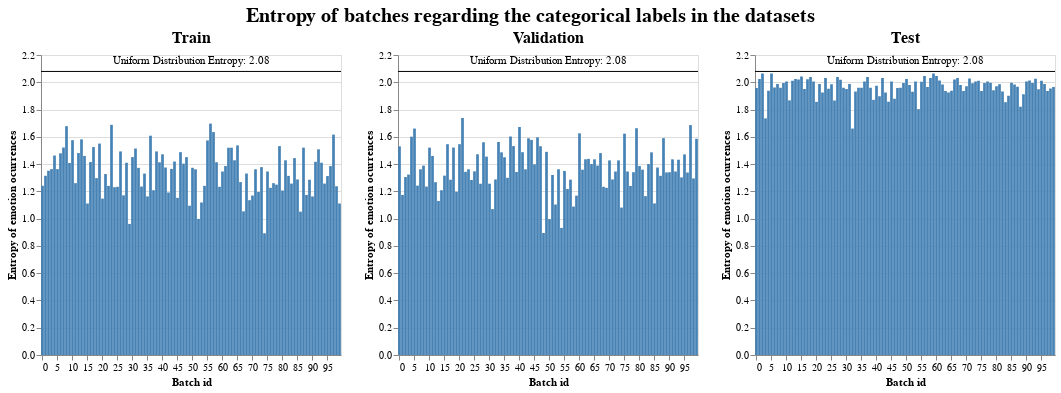

Write notebook code for a chart like this one.
### Markdown cell above
# Weighted data loader
As we have seen in data exploration, it is a heavy bias towards positive emotions, concretly to happy and neutral emotions. We how often they are seen in each batch using entropy. Entropy is the measure of suprise or uncertainty of the variables possible outcomes. So it is a good measure to see how uncertain the categorical labels in a batch will be. This is the definition:

$$H(X):=-\sum_{x\in \mathcal{X}} p(x)· log(p(x))$$

**Note:** The choice of base for the logarithm, varies for different applications. I will use base $e$, so it is in "natural units" nat.

The lower bound of entropy is a deterministic event, where in a batch we have only one emotion (in this case the entropy is 0).
$$H(D)=- 1 · log(1)=-log(1) = 0$$

The objective is that all batches labels are as uncertain as possible. So we seek the uniform distribution of categorical labels in each batch. In case of the uniform distribution (of 8 possible outcomes or emotions): 
$$H(U)=-\sum_{i=1}^{8}  1/8 · log(p(i))=-log(1/8) \approx 2.079$$

Now we have a look at the entropy of the labels in the batches for all data splits:

### Code cell
bar_plot_train = compute_cat_label_batch_entropy(dataloader_train, NUMBER_OF_EMOT, title = "Train")
bar_plot_val = compute_cat_label_batch_entropy(dataloader_val, NUMBER_OF_EMOT, title = "Validation")
bar_plot_test = compute_cat_label_batch_entropy(dataloader_test, NUMBER_OF_EMOT, title = "Test")
alt.hconcat(bar_plot_train, bar_plot_val, bar_plot_test).properties(
    title = alt.Title("Entropy of batches regarding the categorical labels in the datasets", anchor = "middle", fontSize = 20))

### Figure 1 — Vega-Lite specification as saved in the notebook (floating-point values rounded to 4 significant figures)
{"config": {"view": {"continuousWidth": 300, "continuousHeight": 300}}, "hconcat": [{"layer": [{"data": {"name": "data-2345f9749867ff87346f56a19dccda3d"}, "mark": {"type": "bar", "color": "steelblue"}, "encoding": {"tooltip": [{"field": "Batch", "title": "Batch id", "type": "quantitative"}, {"field": "Entropy", "format": ".3f", "title": "Entropy", "type": "quantitative"}], "x": {"axis": {"labelAngle": 0, "labelFlush": true, "title": "Batch id", "values": [0, 5, 10, 15, 20, 25, 30, 35, 40, 45, 50, 55, 60, 65, 70, 75, 80, 85, 90, 95]}, "field": "Batch", "type": "nominal"}, "y": {"field": "Entropy", "title": "Entropy of emotion ocurrences", "type": "quantitative"}}, "title": {"text": "Train", "fontSize": 16}}, {"data": {"name": "data-bde6cd71c8531a0d11bbd68aeddef36f"}, "mark": {"type": "text", "dy": -10}, "encoding": {"text": {"value": "Uniform Distribution Entropy: 2.08"}, "y": {"field": "y", "title": "", "type": "quantitative"}}}, {"data": {"name": "data-bde6cd71c8531a0d11bbd68aeddef36f"}, "mark": {"type": "rule", "color": "black"}, "encoding": {"y": {"field": "y", "title": "", "type": "quantitative"}}}], "height": 300, "width": 300}, {"layer": [{"data": {"name": "data-b24e3f90e321106b3b9aaa99d3e09984"}, "mark": {"type": "bar", "color": "steelblue"}, "encoding": {"tooltip": [{"field": "Batch", "title": "Batch id", "type": "quantitative"}, {"field": "Entropy", "format": ".3f", "title": "Entropy", "type": "quantitative"}], "x": {"axis": {"labelAngle": 0, "labelFlush": true, "title": "Batch id", "values": [0, 5, 10, 15, 20, 25, 30, 35, 40, 45, 50, 55, 60, 65, 70, 75, 80, 85, 90, 95]}, "field": "Batch", "type": "nominal"}, "y": {"field": "Entropy", "title": "Entropy of emotion ocurrences", "type": "quantitative"}}, "title": {"text": "Validation", "fontSize": 16}}, {"data": {"name": "data-bde6cd71c8531a0d11bbd68aeddef36f"}, "mark": {"type": "text", "dy": -10}, "encoding": {"text": {"value": "Uniform Distribution Entropy: 2.08"}, "y": {"field": "y", "title": "", "type": "quantitative"}}}, {"data": {"name": "data-bde6cd71c8531a0d11bbd68aeddef36f"}, "mark": {"type": "rule", "color": "black"}, "encoding": {"y": {"field": "y", "title": "", "type": "quantitative"}}}], "height": 300, "width": 300}, {"layer": [{"data": {"name": "data-5dbaf3115448203ce35f950b9a5ed473"}, "mark": {"type": "bar", "color": "steelblue"}, "encoding": {"tooltip": [{"field": "Batch", "title": "Batch id", "type": "quantitative"}, {"field": "Entropy", "format": ".3f", "title": "Entropy", "type": "quantitative"}], "x": {"axis": {"labelAngle": 0, "labelFlush": true, "title": "Batch id", "values": [0, 5, 10, 15, 20, 25, 30, 35, 40, 45, 50, 55, 60, 65, 70, 75, 80, 85, 90, 95]}, "field": "Batch", "type": "nominal"}, "y": {"field": "Entropy", "title": "Entropy of emotion ocurrences", "type": "quantitative"}}, "title": {"text": "Test", "fontSize": 16}}, {"data": {"name": "data-bde6cd71c8531a0d11bbd68aeddef36f"}, "mark": {"type": "text", "dy": -10}, "encoding": {"text": {"value": "Uniform Distribution Entropy: 2.08"}, "y": {"field": "y", "title": "", "type": "quantitative"}}}, {"data": {"name": "data-bde6cd71c8531a0d11bbd68aeddef36f"}, "mark": {"type": "rule", "color": "black"}, "encoding": {"y": {"field": "y", "title": "", "type": "quantitative"}}}], "height": 300, "width": 300}], "title": {"text": "Entropy of batches regarding the categorical labels in the datasets", "anchor": "middle", "fontSize": 20}, "$schema": "https://vega.github.io/schema/vega-lite/v5.15.1.json", "datasets": {"data-2345f9749867ff87346f56a19dccda3d": [{"Batch": 0, "Entropy": 1.241}, {"Batch": 1, "Entropy": 1.314}, {"Batch": 2, "Entropy": 1.351}, {"Batch": 3, "Entropy": 1.363}, {"Batch": 4, "Entropy": 1.463}, {"Batch": 5, "Entropy": 1.363}, {"Batch": 6, "Entropy": 1.479}, {"Batch": 7, "Entropy": 1.521}, {"Batch": 8, "Entropy": 1.678}, {"Batch": 9, "Entropy": 1.408}, {"Batch": 10, "Entropy": 1.575}, {"Batch": 11, "Entropy": 1.26}, {"Batch": 12, "Entropy": 1.481}, {"Batch": 13, "Entropy": 1.581}, {"Batch": 14, "Entropy": 1.46}, {"Batch": 15, "Entropy": 1.111}, {"Batch": 16, "Entropy": 1.415}, {"Batch": 17, "Entropy": 1.525}, {"Batch": 18, "Entropy": 1.297}, {"Batch": 19, "Entropy": 1.55}, {"Batch": 20, "Entropy": 1.147}, {"Batch": 21, "Entropy": 1.327}, {"Batch": 22, "Entropy": 1.24}, {"Batch": 23, "Entropy": 1.688}, {"Batch": 24, "Entropy": 1.23}, {"Batch": 25, "Entropy": 1.233}, {"Batch": 26, "Entropy": 1.493}, {"Batch": 27, "Entropy": 1.171}, {"Batch": 28, "Entropy": 1.41}, {"Batch": 29, "Entropy": 0.9614}, {"Batch": 30, "Entropy": 1.451}, {"Batch": 31, "Entropy": 1.514}, {"Batch": 32, "Entropy": 1.372}, {"Batch": 33, "Entropy": 1.235}, {"Batch": 34, "Entropy": 1.33}, {"Batch": 35, "Entropy": 1.163}, {"Batch": 36, "Entropy": 1.608}, {"Batch": 37, "Entropy": 1.208}, {"Batch": 38, "Entropy": 1.493}, {"Batch": 39, "Entropy": 1.413}, {"Batch": 40, "Entropy": 1.472}, {"Batch": 41, "Entropy": 1.375}, {"Batch": 42, "Entropy": 1.192}, {"Batch": 43, "Entropy": 1.365}, {"Batch": 44, "Entropy": 1.419}, {"Batch": 45, "Entropy": 1.152}, {"Batch": 46, "Entropy": 1.488}, {"Batch": 47, "Entropy": 1.403}, {"Batch": 48, "Entropy": 1.451}, {"Batch": 49, "Entropy": 1.095}, {"Batch": 50, "Entropy": 1.373}, {"Batch": 51, "Entropy": 1.362}, {"Batch": 52, "Entropy": 0.9979}, {"Batch": 53, "Entropy": 1.119}, {"Batch": 54, "Entropy": 1.24}, {"Batch": 55, "Entropy": 1.573}, {"Batch": 56, "Entropy": 1.697}, {"Batch": 57, "Entropy": 1.635}, {"Batch": 58, "Entropy": 1.413}, {"Batch": 59, "Entropy": 1.233}, {"Batch": 60, "Entropy": 1.345}, {"Batch": 61, "Entropy": 1.386}, {"Batch": 62, "Entropy": 1.52}, {"Batch": 63, "Entropy": 1.52}, {"Batch": 64, "Entropy": 1.428}, {"Batch": 65, "Entropy": 1.537}, {"Batch": 66, "Entropy": 1.268}, {"Batch": 67, "Entropy": 1.054}, {"Batch": 68, "Entropy": 1.331}, {"Batch": 69, "Entropy": 1.135}, {"Batch": 70, "Entropy": 1.169}, {"Batch": 71, "Entropy": 1.362}, {"Batch": 72, "Entropy": 1.196}, {"Batch": 73, "Entropy": 1.377}, {"Batch": 74, "Entropy": 0.8926}, {"Batch": 75, "Entropy": 1.346}, {"Batch": 76, "Entropy": 1.226}, {"Batch": 77, "Entropy": 1.26}, {"Batch": 78, "Entropy": 1.249}, {"Batch": 79, "Entropy": 1.532}, {"Batch": 80, "Entropy": 1.206}, {"Batch": 81, "Entropy": 1.428}, {"Batch": 82, "Entropy": 1.314}, {"Batch": 83, "Entropy": 1.257}, {"Batch": 84, "Entropy": 1.444}, {"Batch": 85, "Entropy": 1.287}, {"Batch": 86, "Entropy": 1.051}, {"Batch": 87, "Entropy": 1.521}, {"Batch": 88, "Entropy": 1.174}, {"Batch": 89, "Entropy": 1.285}, {"Batch": 90, "Entropy": 1.163}, {"Batch": 91, "Entropy": 1.417}, {"Batch": 92, "Entropy": 1.508}, {"Batch": 93, "Entropy": 1.41}, {"Batch": 94, "Entropy": 1.257}, {"Batch": 95, "Entropy": 1.312}, {"Batch": 96, "Entropy": 1.385}, {"Batch": 97, "Entropy": 1.616}, {"Batch": 98, "Entropy": 1.238}, {"Batch": 99, "Entropy": 1.111}], "data-bde6cd71c8531a0d11bbd68aeddef36f": [{"y": 2.079}], "data-b24e3f90e321106b3b9aaa99d3e09984": [{"Batch": 0, "Entropy": 1.53}, {"Batch": 1, "Entropy": 1.174}, {"Batch": 2, "Entropy": 1.305}, {"Batch": 3, "Entropy": 1.323}, {"Batch": 4, "Entropy": 1.601}, {"Batch": 5, "Entropy": 1.661}, {"Batch": 6, "Entropy": 1.242}, {"Batch": 7, "Entropy": 1.362}, {"Batch": 8, "Entropy": 1.389}, {"Batch": 9, "Entropy": 1.235}, {"Batch": 10, "Entropy": 1.521}, {"Batch": 11, "Entropy": 1.46}, {"Batch": 12, "Entropy": 1.267}, {"Batch": 13, "Entropy": 1.13}, {"Batch": 14, "Entropy": 1.208}, {"Batch": 15, "Entropy": 1.315}, {"Batch": 16, "Entropy": 1.546}, {"Batch": 17, "Entropy": 1.285}, {"Batch": 18, "Entropy": 1.521}, {"Batch": 19, "Entropy": 1.198}, {"Batch": 20, "Entropy": 1.546}, {"Batch": 21, "Entropy": 1.738}, {"Batch": 22, "Entropy": 1.343}, {"Batch": 23, "Entropy": 1.362}, {"Batch": 24, "Entropy": 1.283}, {"Batch": 25, "Entropy": 1.347}, {"Batch": 26, "Entropy": 1.472}, {"Batch": 27, "Entropy": 1.256}, {"Batch": 28, "Entropy": 1.56}, {"Batch": 29, "Entropy": 1.455}, {"Batch": 30, "Entropy": 1.256}, {"Batch": 31, "Entropy": 1.07}, {"Batch": 32, "Entropy": 1.287}, {"Batch": 33, "Entropy": 1.562}, {"Batch": 34, "Entropy": 1.486}, {"Batch": 35, "Entropy": 1.45}, {"Batch": 36, "Entropy": 1.299}, {"Batch": 37, "Entropy": 1.602}, {"Batch": 38, "Entropy": 1.532}, {"Batch": 39, "Entropy": 1.342}, {"Batch": 40, "Entropy": 1.672}, {"Batch": 41, "Entropy": 1.487}, {"Batch": 42, "Entropy": 1.362}, {"Batch": 43, "Entropy": 1.589}, {"Batch": 44, "Entropy": 1.577}, {"Batch": 45, "Entropy": 1.398}, {"Batch": 46, "Entropy": 1.596}, {"Batch": 47, "Entropy": 1.531}, {"Batch": 48, "Entropy": 0.8949}, {"Batch": 49, "Entropy": 1.49}, {"Batch": 50, "Entropy": 0.9965}, {"Batch": 51, "Entropy": 1.32}, {"Batch": 52, "Entropy": 1.103}, {"Batch": 53, "Entropy": 1.362}, {"Batch": 54, "Entropy": 0.9321}, {"Batch": 55, "Entropy": 1.35}, {"Batch": 56, "Entropy": 1.217}, {"Batch": 57, "Entropy": 1.286}, {"Batch": 58, "Entropy": 1.088}, {"Batch": 59, "Entropy": 1.169}, {"Batch": 60, "Entropy": 1.626}, {"Batch": 61, "Entropy": 1.359}, {"Batch": 62, "Entropy": 1.435}, {"Batch": 63, "Entropy": 1.438}, {"Batch": 64, "Entropy": 1.4}, {"Batch": 65, "Entropy": 1.435}, {"Batch": 66, "Entropy": 1.389}, {"Batch": 67, "Entropy": 1.48}, {"Batch": 68, "Entropy": 1.233}, {"Batch": 69, "Entropy": 1.226}, {"Batch": 70, "Entropy": 1.427}, {"Batch": 71, "Entropy": 1.287}, {"Batch": 72, "Entropy": 1.346}, {"Batch": 73, "Entropy": 1.427}, {"Batch": 74, "Entropy": 1.081}, {"Batch": 75, "Entropy": 1.623}, {"Batch": 76, "Entropy": 1.346}, {"Batch": 77, "Entropy": 1.24}, {"Batch": 78, "Entropy": 1.341}, {"Batch": 79, "Entropy": 1.663}, {"Batch": 80, "Entropy": 1.386}, {"Batch": 81, "Entropy": 1.359}, {"Batch": 82, "Entropy": 1.165}, {"Batch": 83, "Entropy": 1.4}, {"Batch": 84, "Entropy": 1.486}, {"Batch": 85, "Entropy": 1.112}, {"Batch": 86, "Entropy": 1.375}, {"Batch": 87, "Entropy": 1.314}, {"Batch": 88, "Entropy": 1.59}, {"Batch": 89, "Entropy": 1.339}, {"Batch": 90, "Entropy": 1.341}, {"Batch": 91, "Entropy": 1.435}, {"Batch": 92, "Entropy": 1.346}, {"Batch": 93, "Entropy": 1.432}, {"Batch": 94, "Entropy": 1.302}, {"Batch": 95, "Entropy": 1.471}, {"Batch": 96, "Entropy": 1.338}, {"Batch": 97, "Entropy": 1.686}, {"Batch": 98, "Entropy": 1.295}, {"Batch": 99, "Entropy": 1.586}], "data-5dbaf3115448203ce35f950b9a5ed473": [{"Batch": 0, "Entropy": 1.957}, {"Batch": 1, "Entropy": 2.025}, {"Batch": 2, "Entropy": 2.064}, {"Batch": 3, "Entropy": 1.735}, {"Batch": 4, "Entropy": 1.939}, {"Batch": 5, "Entropy": 2.064}, {"Batch": 6, "Entropy": 1.962}, {"Batch": 7, "Entropy": 1.987}, {"Batch": 8, "Entropy": 1.96}, {"Batch": 9, "Entropy": 1.996}, {"Batch": 10, "Entropy": 2.005}, {"Batch": 11, "Entropy": 1.867}, {"Batch": 12, "Entropy": 2.012}, {"Batch": 13, "Entropy": 2.025}, {"Batch": 14, "Entropy": 2.019}, {"Batch": 15, "Entropy": 2.042}, {"Batch": 16, "Entropy": 1.95}, {"Batch": 17, "Entropy": 2.023}, {"Batch": 18, "Entropy": 2.039}, {"Batch": 19, "Entropy": 2.006}, {"Batch": 20, "Entropy": 1.856}, {"Batch": 21, "Entropy": 1.987}, {"Batch": 22, "Entropy": 1.925}, {"Batch": 23, "Entropy": 2.031}, {"Batch": 24, "Entropy": 1.952}, {"Batch": 25, "Entropy": 1.985}, {"Batch": 26, "Entropy": 1.866}, {"Batch": 27, "Entropy": 2.039}, {"Batch": 28, "Entropy": 2.018}, {"Batch": 29, "Entropy": 1.96}, {"Batch": 30, "Entropy": 1.95}, {"Batch": 31, "Entropy": 1.987}, {"Batch": 32, "Entropy": 1.661}, {"Batch": 33, "Entropy": 1.933}, {"Batch": 34, "Entropy": 1.96}, {"Batch": 35, "Entropy": 1.961}, {"Batch": 36, "Entropy": 2.006}, {"Batch": 37, "Entropy": 2.038}, {"Batch": 38, "Entropy": 1.961}, {"Batch": 39, "Entropy": 1.871}, {"Batch": 40, "Entropy": 1.975}, {"Batch": 41, "Entropy": 1.897}, {"Batch": 42, "Entropy": 2.031}, {"Batch": 43, "Entropy": 1.924}, {"Batch": 44, "Entropy": 1.858}, {"Batch": 45, "Entropy": 2.005}, {"Batch": 46, "Entropy": 1.88}, {"Batch": 47, "Entropy": 1.957}, {"Batch": 48, "Entropy": 1.96}, {"Batch": 49, "Entropy": 1.996}, {"Batch": 50, "Entropy": 2.025}, {"Batch": 51, "Entropy": 1.979}, {"Batch": 52, "Entropy": 1.931}, {"Batch": 53, "Entropy": 2.006}, {"Batch": 54, "Entropy": 1.803}, {"Batch": 55, "Entropy": 2.004}, {"Batch": 56, "Entropy": 2.045}, {"Batch": 57, "Entropy": 1.965}, {"Batch": 58, "Entropy": 2.031}, {"Batch": 59, "Entropy": 2.064}, {"Batch": 60, "Entropy": 2.045}, {"Batch": 61, "Entropy": 2.012}, {"Batch": 62, "Entropy": 1.985}, {"Batch": 63, "Entropy": 1.936}, {"Batch": 64, "Entropy": 1.925}, {"Batch": 65, "Entropy": 1.938}, {"Batch": 66, "Entropy": 2.019}, {"Batch": 67, "Entropy": 2.031}, {"Batch": 68, "Entropy": 1.979}, {"Batch": 69, "Entropy": 1.936}, {"Batch": 70, "Entropy": 1.97}, {"Batch": 71, "Entropy": 2.027}, {"Batch": 72, "Entropy": 1.992}, {"Batch": 73, "Entropy": 2.005}, {"Batch": 74, "Entropy": 2.01}, {"Batch": 75, "Entropy": 1.936}, {"Batch": 76, "Entropy": 1.995}, {"Batch": 77, "Entropy": 2.005}, {"Batch": 78, "Entropy": 1.996}, {"Batch": 79, "Entropy": 1.941}, {"Batch": 80, "Entropy": 1.971}, {"Batch": 81, "Entropy": 1.985}, {"Batch": 82, "Entropy": 1.933}, {"Batch": 83, "Entropy": 1.854}, {"Batch": 84, "Entropy": 1.901}, {"Batch": 85, "Entropy": 1.996}, {"Batch": 86, "Entropy": 1.985}, {"Batch": 87, "Entropy": 1.967}, {"Batch": 88, "Entropy": 1.821}, {"Batch": 89, "Entropy": 1.912}, {"Batch": 90, "Entropy": 2.005}, {"Batch": 91, "Entropy": 2.012}, {"Batch": 92, "Entropy": 1.996}, {"Batch": 93, "Entropy": 2.027}, {"Batch": 94, "Entropy": 1.948}, {"Batch": 95, "Entropy": 2.01}, {"Batch": 96, "Entropy": 1.987}, {"Batch": 97, "Entropy": 1.936}, {"Batch": 98, "Entropy": 1.954}, {"Batch": 99, "Entropy": 1.965}]}}
